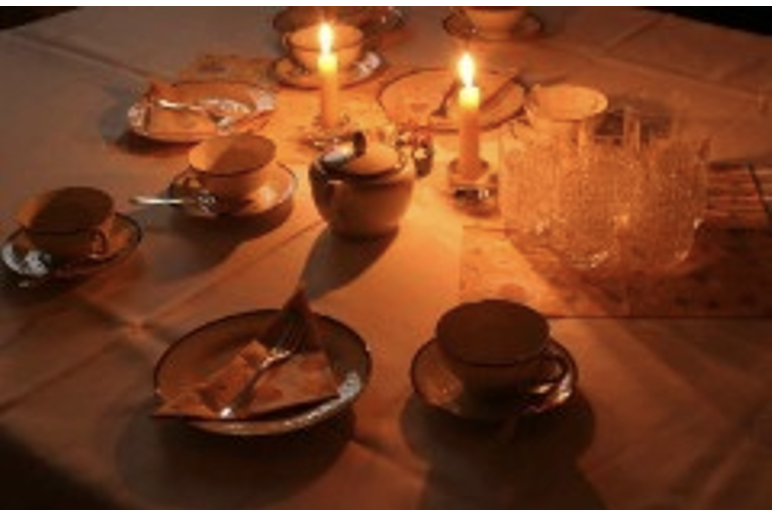
#> input picture Grafkom/Gambar2_Grafkom.png, 777 x 510 px, found by its file name
$ python learning_based_white_balance.py
#> lines starting #> are read from the running program, lines starting #| are printed output that depends on the picture
#> further down, image is the input picture: shape (510, 777, 3); mean B, G, R 35.3, 64.2, 120.4
import cv2
import numpy as np
from sklearn.linear_model import LinearRegression

def learning_based_white_balance(image):

    img_float = image.astype(np.float32) / 255.0
    h, w, c = img_float.shape
#> h = 510; w = 777; c = 3
    pixels = img_float.reshape((-1, 3))

    mean_rgb = np.mean(pixels, axis=0)
#> mean_rgb = [0.138, 0.252, 0.473]
    target = np.mean(mean_rgb) * np.ones_like(mean_rgb)
#> target = [0.288, 0.288, 0.288]


    model = LinearRegression()
    model.fit(pixels, pixels * (target / mean_rgb))


    corrected_pixels = model.predict(pixels)
    corrected_pixels = np.clip(corrected_pixels, 0, 1)
    corrected_img = corrected_pixels.reshape((h, w, 3)) * 255
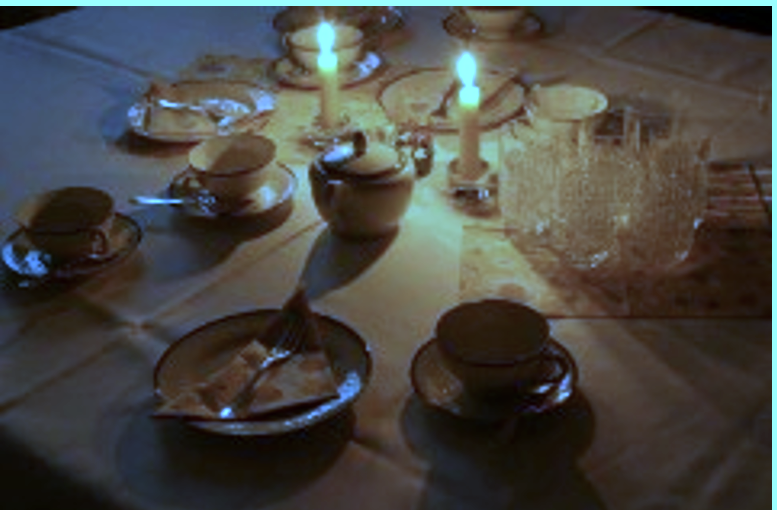
#> corrected_img: shape (510, 777, 3) float32; mean of channels 0, 1, 2 68.1, 72.3, 73.2; drawn as B, G, R
    return corrected_img.astype(np.uint8)


image = cv2.imread('Gambar2_Grafkom.png')
corrected = learning_based_white_balance(image)


cv2.imshow('Original', image)
cv2.imshow('Learning-based Corrected', corrected)
cv2.waitKey(0)
cv2.destroyAllWindows()

$ run again, with Grafkom/Gambar1_grafkom.png copied over Grafkom/Gambar2_Grafkom.png
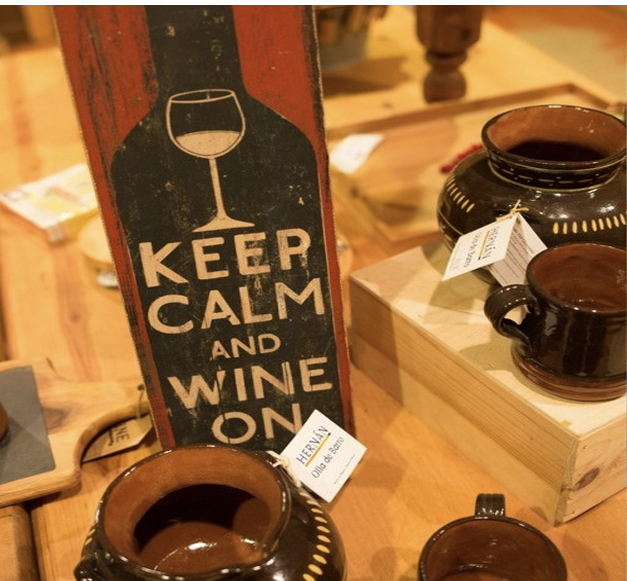
#> input picture Grafkom/Gambar1_grafkom.png, 627 x 581 px, found by its file name
#> image is the input picture: shape (581, 627, 3); mean B, G, R 56.8, 103.7, 151.5
#> mean_rgb = [0.223, 0.407, 0.594]
#> target = [0.408, 0.408, 0.408]
#> in learning_based_white_balance, `corrected_img = corrected_pixels.reshape((h, w, 3)) * 255`:
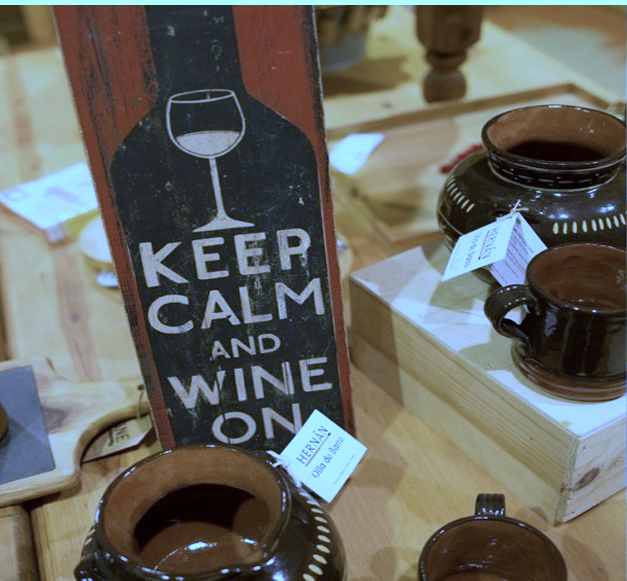
#> corrected_img: shape (581, 627, 3) float32; mean of channels 0, 1, 2 98.2, 104, 104.1; drawn as B, G, R

$ run again, with Grafkom/Gambar3_Grafkom.png copied over Grafkom/Gambar2_Grafkom.png
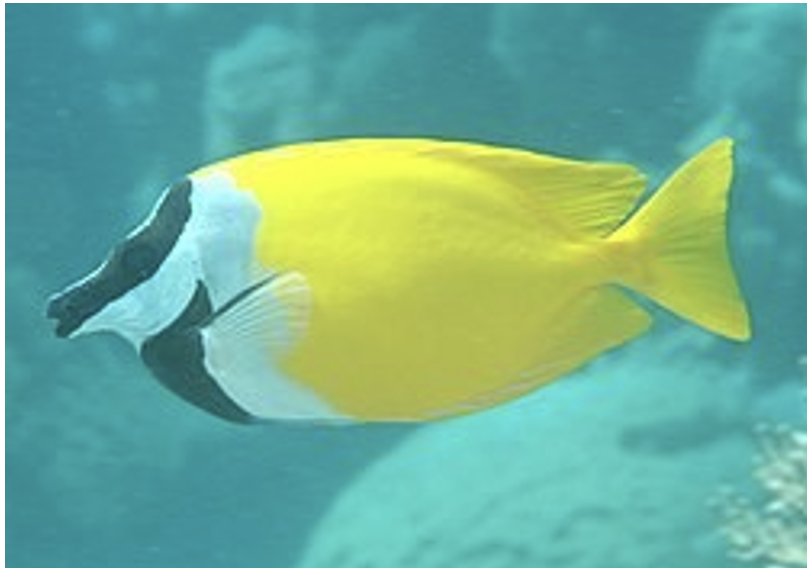
#> input picture Grafkom/Gambar3_Grafkom.png, 807 x 568 px, found by its file name
#> image is the input picture: shape (568, 807, 3); mean B, G, R 147.8, 174.3, 112.7
#> mean_rgb = [0.58, 0.683, 0.442]
#> target = [0.568, 0.568, 0.568]
#> in learning_based_white_balance, `corrected_img = corrected_pixels.reshape((h, w, 3)) * 255`:
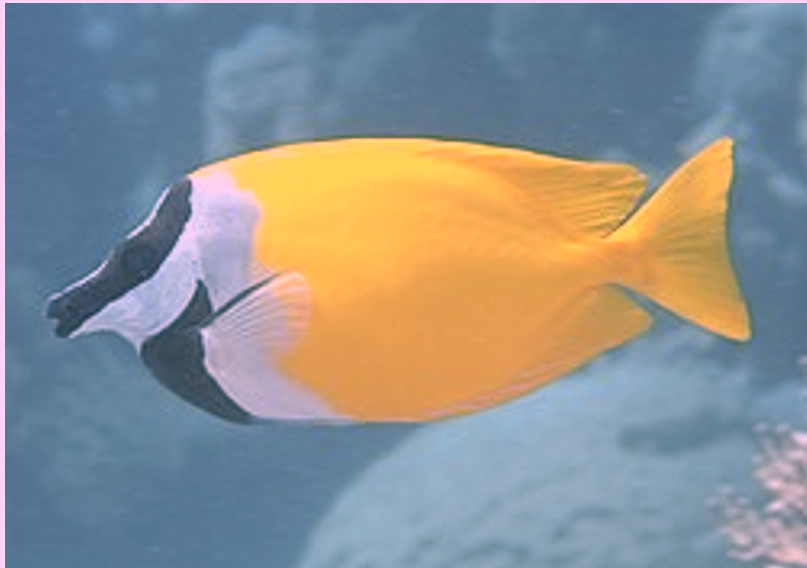
#> corrected_img: shape (568, 807, 3) float32; mean of channels 0, 1, 2 144.9, 145.1, 141.5; drawn as B, G, R
